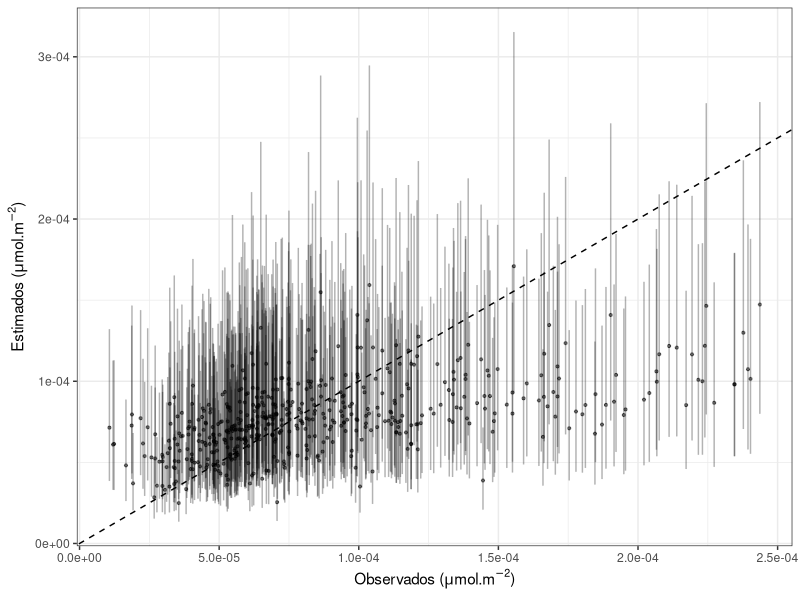

Generate this figure with R:
#### Resultados modelo 2:

library(tidyverse)
library(data.table)
library(scales)


datos <- fread("Datos/Resultados_modelos/Modelo_2/resultados_modelo_2_unidades_reales.csv")

plot.validacion <- datos[!is.na(y)] %>%
  ggplot(aes(x = y, y = prediccion_train, ymin = prediccion_train_min, ymax = prediccion_train_max)) +
  geom_point(alpha = 0.5, size = 0.75)+
  geom_errorbar(alpha = 0.3) +
  geom_abline(slope = 1, intercept = c(0, 0), linetype = "dashed") +
  theme_bw() +
  scale_x_continuous(labels = scientific) +
  labs(x = expression(paste("Observados (", mu, "mol.", m^-2, ")")), y = expression(paste("Estimados (", mu, "mol.", m^-2, ")")))

ggsave("Figuras/Modelo_2/Validacion_m2.png", plot.validacion, width = 10, height = 6)
